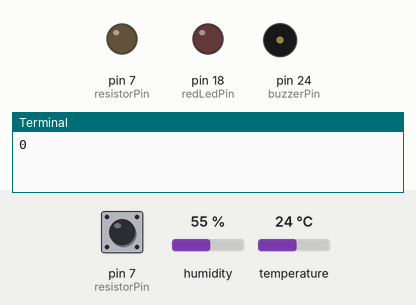
A program run on a simulated Raspberry Pi (header pin numbers). Shown: output pins drawn as LEDs (lit = HIGH), buzzer (waves = sounding, pin HIGH), the last lines printed to the terminal. Inputs (shaded band) come from the test bench; at power-on: humidity 55 %, pin 7 (resistorPin) HIGH, temperature 24 °C. The clock reads 2024-03-15 10:24:30 at power-on unless the program sets it.

Above: at 1.2 s.
1.3 s: humidity set to 32 %
7.2 s: humidity set to 29 %
At 7.6 s:
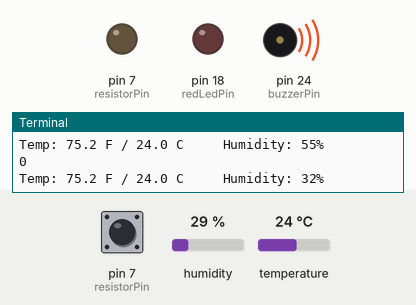
Timing chart, 0 to 10.2 s (numbered marks = the images above; inputs shaded):
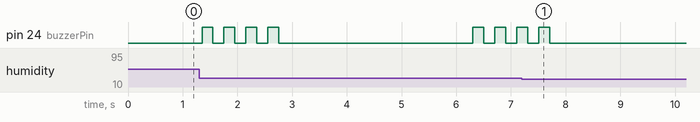

Measured:
- the behaviour switches between 31 and 30 % on humidity (found by bisection; images 0 and 1)
- after the input at 7.2 s, pin 24 (buzzerPin): goes on until 7.7 s, then stays LOW

The program:

es.py
```python
import time
import board
import adafruit_dht
import random
import datetime
import RPi.GPIO as GPIO


#replace D23 with the GPIO pin you used in your circuit
dhtDevice = adafruit_dht.DHT11(board.D23)
# tm = tm1637.TM1637(clk=5, dio=4) # GPIO 5 for clock and GPIO 4 for dio

# GPIO.setmode(GPIO.BOARD) or GPIO.setmode(BCE)
resistorPin = 7
redLedPin = 18
buzzerPin = 24

while True:
  GPIO.setup(redLedPin,GPIO.OUT)
  GPIO.setup(buzzerPin, GPIO.OUT)

  GPIO.setup(resistorPin, GPIO.OUT)
  GPIO.output(resistorPin, GPIO.LOW)
  time.sleep(0.1)
  GPIO.setup(resistorPin, GPIO.IN)
  currentTime = time.time()
  diff = 0
  while(GPIO.input(resistorPin) == GPIO.LOW):
    diff = time.time() - currentTime
  print(diff * 10000000)
  time.sleep(1)
  if (diff * 10000000> 6000):
    GPIO.output(redLedPin, GPIO.HIGH)
  else:
    GPIO.output(redLedPin, GPIO.LOW)

# hey
  try:
    # Print the values to the serial port
    temperature_c = dhtDevice.temperature
    temperature_f = temperature_c * (9 / 5) + 32
    humidity = dhtDevice.humidity
    print(
      "Temp: {:.1f} F / {:.1f} C     Humidity: {}% ".format(
        temperature_f, temperature_c, humidity
      )
    )
    if(humidity > 30):
      GPIO.output(buzzerPin, GPIO.HIGH)
      time.sleep(0.2)
      GPIO.output(buzzerPin, GPIO.LOW)
      time.sleep(0.2)
      GPIO.output(buzzerPin, GPIO.HIGH)
      time.sleep(0.2)
      GPIO.output(buzzerPin, GPIO.LOW)
      time.sleep(0.2)
      GPIO.output(buzzerPin, GPIO.HIGH)
      time.sleep(0.2)
      GPIO.output(buzzerPin, GPIO.LOW)
      time.sleep(0.2)
      GPIO.output(buzzerPin, GPIO.HIGH)
      time.sleep(0.2)
      GPIO.output(buzzerPin, GPIO.LOW)
      time.sleep(0.2)
    data = {
      "Temperature": temperature_c,
      "Humidity": humidity,
      "Datetime": datetime.datetime.now()
    }
    #tm.temperature(temperature_c)

  except RuntimeError as error:
    # Errors happen fairly often, DHT's are hard to read, just keep going
    print(error.args[0])
    time.sleep(2.0)
    continue
  except Exception as error:
    dhtDevice.exit()
    raise error

  time.sleep(2.0)
```
